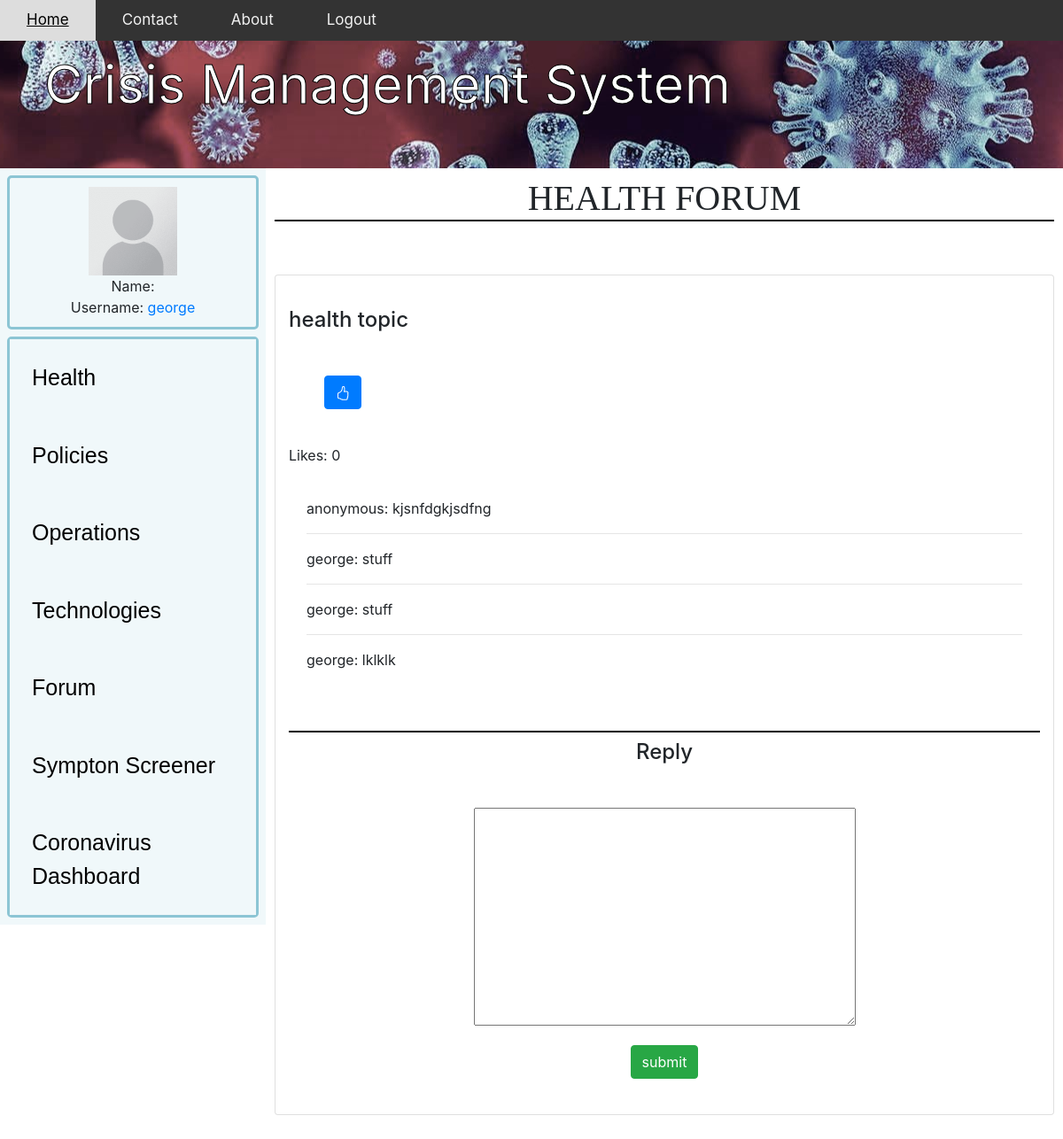
Before: /forumMain/Health/health topic/ (signed in) with the older database file.
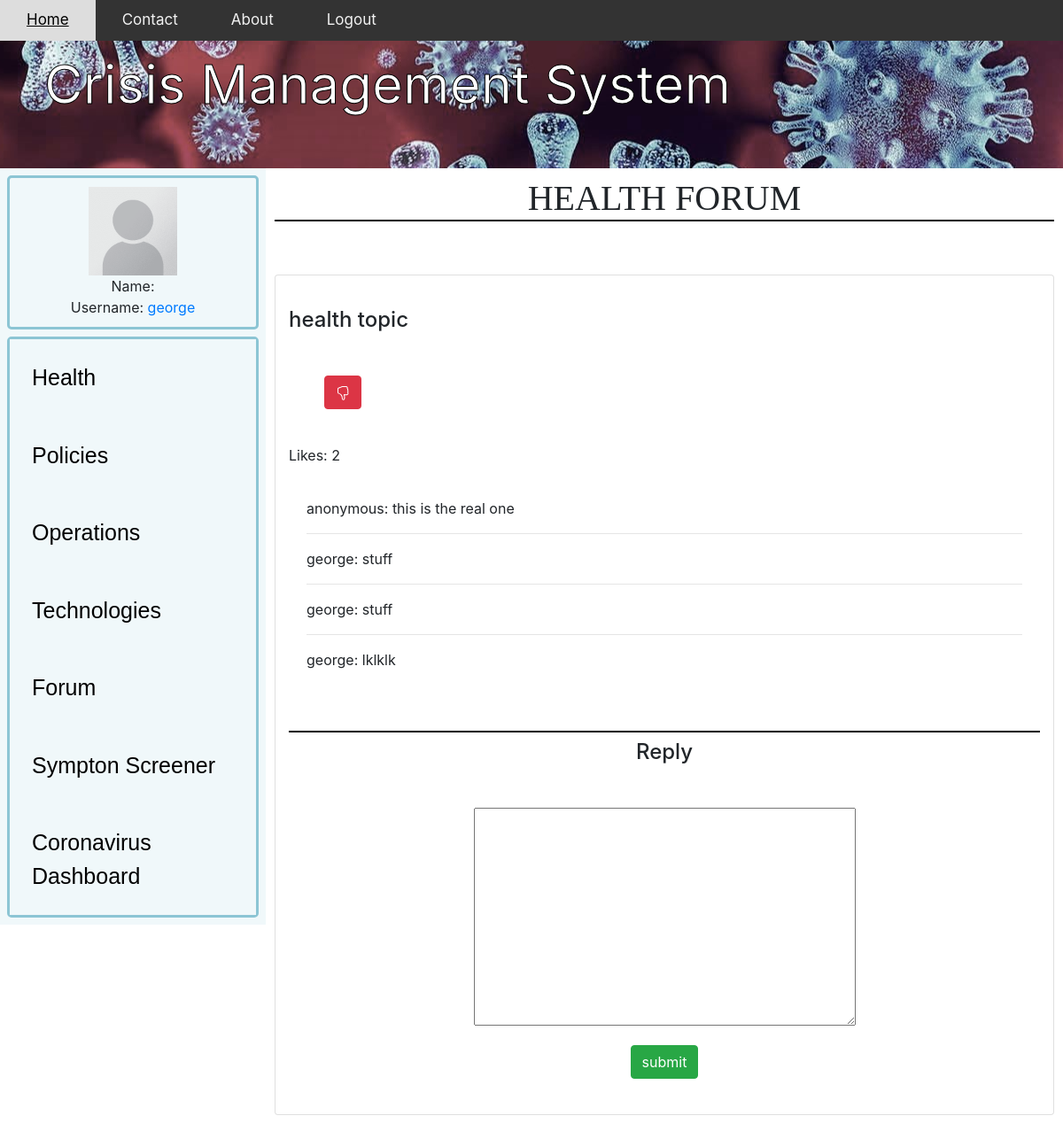
After: the same page with the newer database file.
### app/models.py (models this page shows, shortened)
class forum(models.Model):
    name=models.CharField(max_length=200,default="anonymous" )
    topic= models.CharField(max_length=300, unique=True)
    section = models.CharField(max_length=12)
    description = models.CharField(max_length=1000,blank=True)
    date_created=models.DateTimeField(auto_now_add=True,null=True)
    likeCount = models.IntegerField(default=0)
    dislikeCount = models.IntegerField(default=0)
    forumLikes = models.ManyToManyField(User, related_name='forum')
    def totalLikes(self):
        return self.forumLikes.count()

### app/views.py (the view, shortened to what this page needs)
# urls.py: path('forumMain/<forumName>/<forumTopic>/', forumDiscussion, name='forumDiscussion'),
@login_required
def forumDiscussion(request, forumName, forumTopic):
    myForum=forum.objects.get(section=forumName, topic=forumTopic)
    discussions=[]
    discussions.append(myForum.discussion_set.all())
    form = CreateInDiscussion()
    totalLikes = myForum.totalLikes()
    liked = False
    if myForum.forumLikes.filter(id=request.user.id).exists():
        liked = True
    context={'forum' : myForum,
            'discussions' : discussions,
            'form' : form,
            'forumName' : forumName,
            'forumTopic' : forumTopic,
            'totalLikes' : totalLikes,
            'liked' : liked,
            }
    return render(request, 'forumDiscussion.html', context)

### app/forms.py
class CreateInDiscussion(ModelForm):
    class Meta:
        model= Discussion
        fields = ["discuss"]
        widgets = {
            'discuss' : Textarea(attrs={'cols': 40, 'rows': 10}),
        }
        labels = {
            'discuss' : _('')
        }

### app/templates/forumDiscussion.html (shortened to what this page needs)
{% extends "app/base2.html" %}
{% load static %}
{% block content %}
<!DOCTYPE html>
<html lang="en">
<head>
    <body>
		<h1>{{forum.section}} Forum</h1>
	</body>
    <link rel="stylesheet" href="https://stackpath.bootstrapcdn.com/bootstrap/4.5.0/css/bootstrap.min.css"0>
</head>
<body>
            <div class="card-columns" style="padding: 10px; margin: 20px;"></div>
            <div class="card box container">
                <br>
                <h6 class="card-title">
                    <h4>{{forum.topic}}</h4>
                    <form style="margin: 0"  action="{% url 'like_post' forum.topic %}" method="POST">
                        {% if liked %}
                            <button type="submit", name="post_id", value="{{forum.topic}}", class="btn btn-danger"></button>
                        {% else %}
                            <button type="submit", name="post_id", value="{{forum.topic}}", class="btn btn-primary"></button>
                        {% endif %}
                    </form>
                    <p>Likes: {{totalLikes}}</p>
                    <div class="card-body container">
                            <p>{{forum.name}}: {{forum.description}}</p>
                        </h6>
                        {%for discuss in discussions%}
                        {%for objs in discuss%}
                            <hr>
                        {% if objs.forum == forum %}
                        {{objs.name}}: {{objs.discuss}}
                           <br>
                        {% endif %}
                        {%endfor%}
                        {%endfor%}
                    </div>
                    <head>
                        <body>
                            <h1><br></h1>
                            <h4 ><center>Reply</center></h4>
                        </body>
                        <link rel="stylesheet" href="https://stackpath.bootstrapcdn.com/bootstrap/4.5.0/css/bootstrap.min.css"0>
                    </head>
                    <form action="{{request.path }}" method="POST" style="text-align: center;">
                        {{form.as_p}}
                        <input type="submit" class="btn btn-success" value="submit" >
                    </form>
            </div>
            <br>
            </div>
</body>
</html>
{%endblock%}

### app/templates/app/base2.html (shortened to what this page needs)
{% load static %}
<!DOCTYPE html>
<html>
	<head>
		<link rel="stylesheet" type="text/css" href="{% static 'css/main.css'%}">
	</head>
    <body>
        <div class="topnav" >
            <a class="active" href="#home" onclick="location.href='/'">Home</a>
            <a href="#contact" onclick="location.href='/contact'">Contact</a>
            <a href="#about" onclick="location.href='location.com'">About</a>
            {% if request.user.is_authenticated %}
            <a href="{% url 'logout' %}">Logout</a>
            {% else %}
            <a href="#Login" onclick="location.href='/accounts/login'">Login</a>
            {% endif %}
        </div>
        <header>Crisis Management System</header>
        <div class="homecolumn left" >
            <div class="homerow top" >
                <section>
                    {% if user.is_authenticated %}
                        <img src="{% static 'app/images/blank.png' %}" width="100" height="100">
                        <br>Name: {{ user.get_full_name }}
                        <br>Username: <a href="/userDiscussions/">{{ user.username }}</a>
                    {% else %}
                        <button onclick="location.href='/accounts/login'" class="button button1">Login</button>
                    {% endif %}
                </section>
            </div>
            <div class="homerow bottom" >
                <button onclick="location.href='/health'" class="homebutton">
                    Health</button>
                <button onclick="location.href='/policies'" class="homebutton">
                    Policies</button>
                <button onclick="location.href='/operation'" class="homebutton">
                    Operations</button>
                <button onclick="location.href='/technologies'" class="homebutton">
                    Technologies</button>
                <button onclick="location.href='/forumMain'" class="homebutton">
                    Forum</button>
                <button onclick="location.href='/screener'" class="homebutton">
                    Sympton Screener</button>
                <button onclick="location.href='/dashboard'" class="homebutton">
                    Coronavirus Dashboard</button>
            </div>
        </div>
        <div class="homecolumn right">
            <div class="homerow full">
                {% block content %}{% endblock %}
    </body>
</html>

Changed rows visible on the page:
changed forum "HEALTH": description "kjsnfdgkjsdfng" → "this is the real one"
Other visible differences:
{{ totalLikes }}: "0" → "2"
